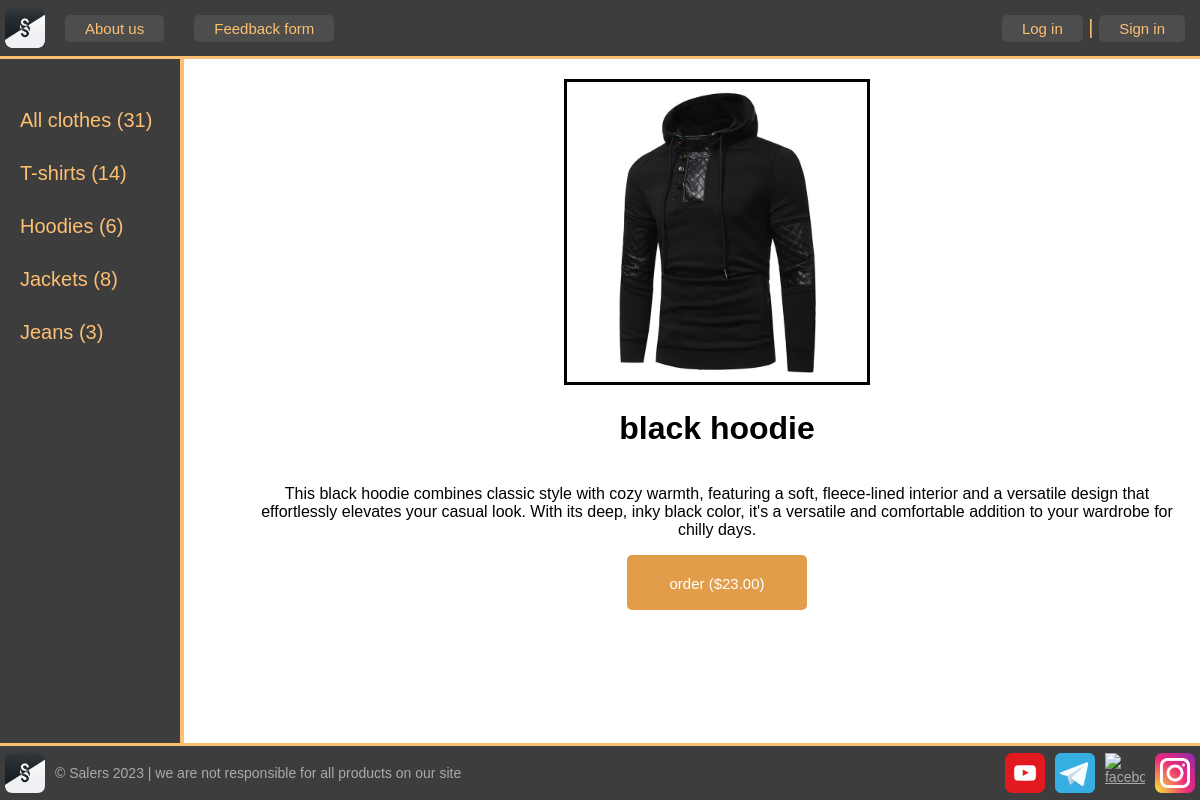
The page /Product/black-hoodie/ on the database its author committed.
### goods/models.py (models this page shows, shortened)
class Category(models.Model):
    name = models.CharField(max_length=100, db_index=True, verbose_name='Category')
    slug = models.SlugField(max_length=255, unique=True, db_index=True, verbose_name='URL')
    product_count = models.IntegerField(default=0, verbose_name='Product Count')
    def get_absolute_url(self):
        return reverse('category', kwargs={'cat_slug': self.slug})
    class Meta:
        verbose_name = 'Category'
        verbose_name_plural = 'categories'
        ordering = ['id']

class Product(models.Model):
    title = models.CharField(max_length=255, verbose_name='Title')
    slug = models.SlugField(max_length=255, unique=True, db_index=True, verbose_name='URL')
    description = models.TextField(blank=True, verbose_name='Description')  # content
    price = models.DecimalField(max_digits=10, decimal_places=2, default=None, verbose_name='Price')
    photo = models.ImageField(upload_to="photos/%Y/%m/%d", verbose_name='Photo')
    time_create = models.DateTimeField(auto_now_add=True, verbose_name='Creation time')
    time_update = models.DateTimeField(auto_now=True, verbose_name='Latest update time')
    is_sold = models.BooleanField(default=False, verbose_name='Out of stock?')
    cat = models.ForeignKey('Category', on_delete=models.PROTECT, null=True, verbose_name='Category')
    class Meta:
        verbose_name = 'Product'
        verbose_name_plural = 'Goods'
        ordering = ['time_create', 'title']

### goods/views.py (the view)
# urls.py: path('Product/<slug:post_slug>/', ShowPost.as_view(), name='post'),
class ShowPost(DataMixin, DetailView):
    model = Product
    template_name = 'content/post.html'
    slug_url_kwarg = 'post_slug'
    context_object_name = 'post'
    def get_context_data(self, *, object_list=None, **kwargs):
        context = super().get_context_data(**kwargs)
        c_def = self.get_user_context(title='post')
        context = dict(list(context.items()) + list(c_def.items()))
        return context

### goods/utils.py (called while the page is built)
    def get_user_context(self, **kwargs):
        context = kwargs
        cats = Category.objects.all()
        total = Product.objects.count()  # count of goods
        if not cats:
            cats = Category.objects.annotate(Count('product'))
        user_menu = menu.copy()
        if not self.request.user.is_authenticated:
            user_menu.pop(1)
        context['total'] = total
        context['menu'] = user_menu
        context['cats'] = cats
        if 'cat_selected' not in context:
            context['cat_selected'] = 0
        return context

### goods/templates/content/post.html
{% extends 'base.html' %}
{% block content %}
<div class="detailed">
    {% if post.photo %}
    <a href="{{post.photo.url}}"><img class="detail-photo" src="{{post.photo.url}}" alt="img"></a>
    {% endif %}
    <h1>{{post.title}}</h1>
    {{post.description|linebreaks}}
    <div class="buy"><a href="#" class="post-button">order (${{post.price}})</a></div>
</div>
{% endblock content %}

### goods/templates/base.html (shortened to what this page needs)
<!DOCTYPE html>
{% load static %}
<html lang="en">
<head>
    <link type="text/css" href="{% static 'css/styles.css' %}" rel="stylesheet"/>
</head>
<body>
<table class="table-page" border=0 cellpadding="0" cellspacing="0">
    <tr>
        <td valign=top>
            {% block mainmenu %}
            <header>
                <ul id="mainmenu" class="mainmenu" style="padding-top: 5px">
                    <li class="logo"><a href="/">
                        <div class="logo"></div></a></li>
                    {% for m in menu %}
                    <li class="first"><a href="{% url m.url_name %}">{{m.title}}</a></li>
                    {% endfor %}
                        {% if request.user.is_authenticated %}
                        <li class="last"><a id="left" href="#">{{user.username}}</a> |
                            <a id="right" href="{% url 'logout' %}">log out</a></li>
                        {% else %}
                        <li class="last"><a id="left" href="{% url 'login' %} ">Log in</a>  |
                                        <a id="right" href="{% url 'register' %}">Sign in</a></li>
                    {% endif %}
                </ul>
            </header>
            {% endblock mainmenu %}
            <table class="table-content" border=0 cellpadding="0" cellspacing="0">
                <tr>
                    <td valign="top" class="left-chapters">
                        <ul id="leftchapters">
                            <li><a href="{% url 'home' %}">All clothes ({{ total }})</a></li>
                            {% for c in cats %}
                            <li><a href="{{ c.get_absolute_url }}">{{c.name}} ({{c.product_count}})</a></li>
                            {% endfor %}
                        </ul>
                    </td>
                    <td valign="top" class="content">
                        <div class="content-text">
                            {% block content %}
                            {% endblock %}
                        </div>
                    </td>
                </tr>
            </table>
        </td>
    </tr>
    <tr>
        <td valign=top>
            <footer>
                <div class="foot-left"><img src="{% static 'images/logos/logo.png' %}" alt="logo" width="40px" height="40px">
                <p>&copy; Salers 2023 | we are not responsible for all products on our site</p>
                </div>
                <div class="foot-right">
                <a href="https://www.youtube.com/"><img src="{% static 'images/logos/youtube-logo.png' %}" alt="youtube" height="40px" width="40px" ></a>
                <a href="https://telegram.org/"><img src="{% static 'images/logos/telegram-logo.png' %}" alt="telegram" height="40px" width="40px" ></a>
                <a href="https://www.facebook.com/"><img src="{% static 'images/logos/facebook-logo.png' %}" alt="facebook" height="40px" width="40px"></a>
                <a href="https://www.instagram.com/"><img src="{% static 'images/logos/instagram-logo.png' %}" alt="instagram" height="40px" width="40px" ></a>
                </div>
            </footer>
        </td>
    </tr>
</table>
</body>
</html>

### goods/static/css/styles.css (style rules this page uses)
html, body { font-family: 'Arial'; margin: 0; padding: 0; height: 100vh; width: 100%; color: #444; display: flex; flex-direction: column; min-height: 90vh; align-content: flex-start; flex-wrap: wrap; }
a { color: #0059b2; text-decoration: none; }
img { max-width: 600px; height: auto; }
.table-page { width: 100%; height: 100%; vertical-align: top; }
.table-page tr { height: 100%; }
header { background: #3d3d3d; height: 50px; padding: 3px 5px 3px 5px; border-bottom: 3px solid #fdc073; }
.logo { background: url('../images/logos/logo.png') no-repeat center center; width: 40px; height: 40px; background-size: cover; border-radius: 20%; align-items: center; }
ul.mainmenu { list-style: none; margin: 0; padding: 0; height: 40px; color: #fdc073; font-size: 20px; overflow: hidden; }
ul.mainmenu li { float: left; margin: 7px 10px 5px 20px; text-align: center; }
ul.mainmenu li.logo { margin: 0; }
header li.first { font-size: 15px; display: inline-block; padding: 5px 20px 5px 20px; background-color: #4d4d4d; color: #fdc073; text-decoration: none; border: none; cursor: pointer; border-radius: 5px; }
header li.last { float: right; }
header li.last #left { font-size: 15px; display: inline-block; padding: 5px 20px 5px 20px; background-color: #4d4d4d; color: #fdc073; text-decoration: none; border: none; cursor: pointer; border-radius: 5px; }
header li.last #right { font-size: 15px; display: inline-block; padding: 5px 20px 5px 20px; background-color: #4d4d4d; color: #fdc073; text-decoration: none; border: none; cursor: pointer; border-radius: 5px; }
ul.mainmenu li a { color: #fdc073; text-decoration: none; }
.table-content { width: 100%; min-height: 100%; height: 100%; }
.left-chapters { height: 84vh; max-width: 180px; width: 180px; margin: 0; background: #3d3d3d; border-right: 4px solid #fdc073; }
.left-chapters ul { width: 150px; min-height: 80%; margin: 0; padding: 20px 10px 0px 20px; list-style: none; font-size: 20px; }
.left-chapters ul li { margin: 30px 0 0 0; color: #999; }
.left-chapters ul li a { color: #fdc073; text-decoration: none; }
.content { padding: 20px 20px 20px 40px; width: 100%; box-sizing: border-box; text-align: center; }
.content-text { margin: 0 0 0 30px; color: #000; font-family: arial; }
.content-text h1 { font-size: 32px; }
footer { border-top: 3px solid #fdc073; margin-top: auto; background: #3d3d3d; padding: 5px; color: #aaa; font-size: 14px; display: flex; justify-content: center; align-items: center; }
footer .foot-left { margin-right: auto; display: flex; align-items: center; }
footer .foot-right { margin-left: auto; display: flex; align-items: center; }
footer a { text-decoration: underline; color: #aaa; height: 40px; width: 40px; display: flex; justify-content: center; align-items: center; }
.detailed { display: flex; flex-direction: column; }
.detail-photo { width: 300px; height: 300px; max-width: 300px; max-height: 300px; border: 3px solid black; }
.buy { text-align: center; }
.post-button { width: 100px; height: 15px; font-size: 15px; text-align: center; display: inline-block; padding: 20px 40px; background-color: #e19d4a; color: #fff; text-decoration: none; border: none; cursor: pointer; border-radius: 5px; }

### rows shown on the page
Category: name "T-shirts", product_count "14"
Category: name "Hoodies", product_count "6"
Category: name "Jackets", product_count "8"
Category: name "Jeans", product_count "3"
Product: photo (picture), title "black hoodie", description "This black hoodie combines classic style with cozy warmth, featuring a soft, fleece-lined interior and a versatile design that effortlessly elevates your casual look. With its deep, inky black color, it's a versatile and comfortable addition to your wardrobe for chilly days.", price "23.00"

### other values the page prints
{{ m.title }} "About us" "Feedback form"
{{ total }} "31"
